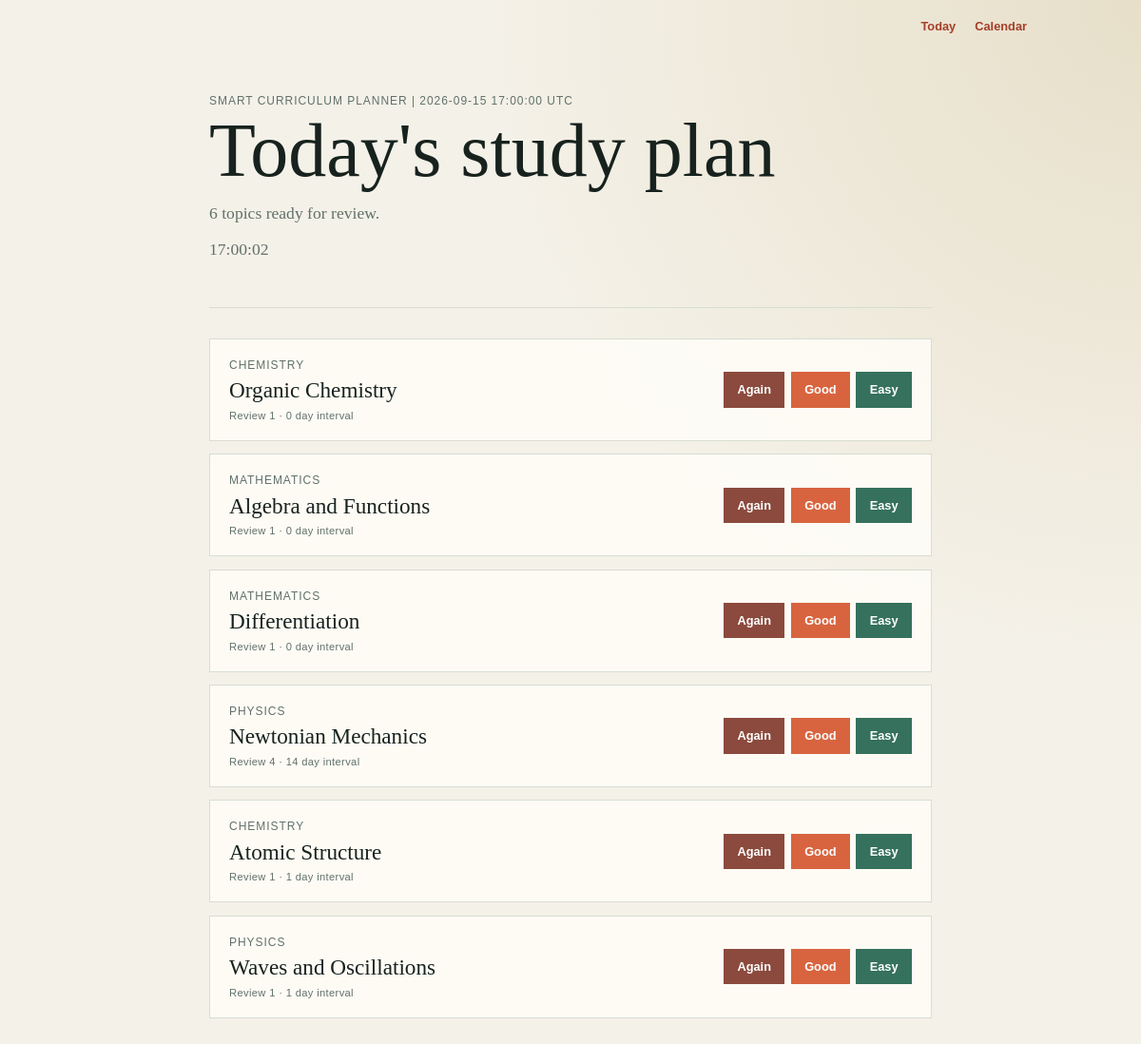
Before: / with the older database file.
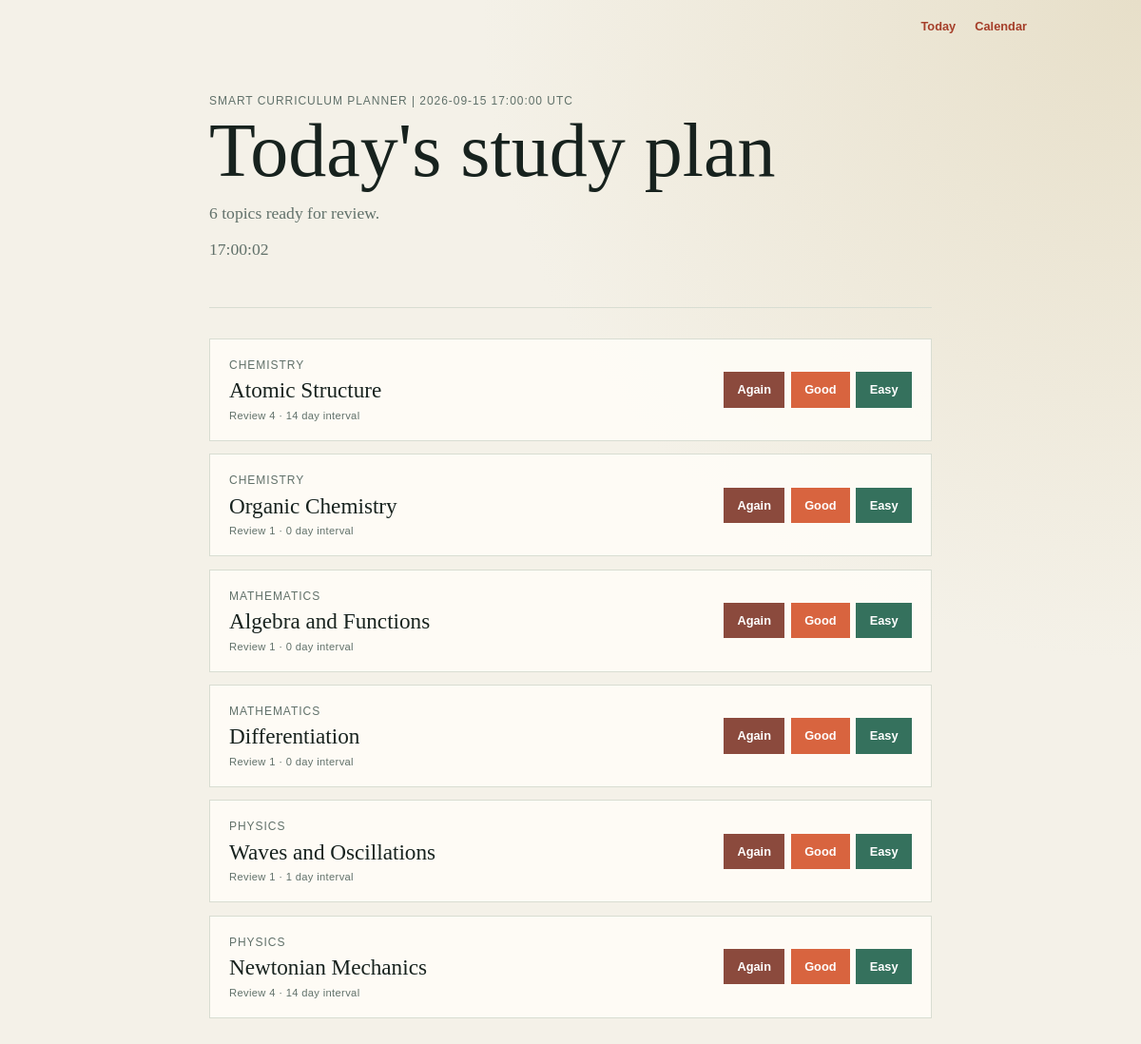
After: the same page with the newer database file.
### app.py (models this page shows, shortened)
class Topic(db.Model):
    __tablename__ = 'topics'
    id = db.Column(db.Integer, primary_key=True)
    subject = db.Column(db.String(100), nullable=False)       # e.g., "Physics"
    title = db.Column(db.String(150), nullable=False)         # e.g., "Newtonian Mechanics"
    interval = db.Column(db.Integer, default=0)               # Days until next review
    repetition = db.Column(db.Integer, default=0)             # Successful review streak
    ease_factor = db.Column(db.Float, default=2.5)            # Interval multiplier
    due_date = db.Column(db.DateTime, default=utc_now_naive) # When it should appear on the to-do list
    reviews = db.relationship('Review', back_populates='topic', cascade='all, delete-orphan')
    def review(self, grade, reviewed_at=None):
        """Apply an SM-2 review grade and schedule the next review."""
        if grade not in {1, 3, 5}:
            raise ValueError('grade must be 1, 3, or 5')
        quality_gap = 5 - grade
        self.ease_factor = max(
            1.3,
            self.ease_factor + 0.1 - quality_gap * (0.08 + quality_gap * 0.02),
        )
        if grade == 1:
            self.repetition = 0
            self.interval = 1
        elif self.repetition == 0:
            self.repetition = 1
            self.interval = 1
        elif self.repetition == 1:
            self.repetition = 2
            self.interval = 6
        else:
            self.interval = max(1, round(self.interval * self.ease_factor))
            self.repetition += 1
        review_start = reviewed_at or utc_now_naive()
        self.due_date = review_start + timedelta(days=self.interval)

### app.py (the view)
@app.route('/')
def index():
    today = local_now()
    due_topics = Topic.query.filter(
        Topic.due_date <= utc_now_naive()
    ).order_by(
        Topic.due_date.asc()
    ).all()
    return render_template('index.html', due_topics=due_topics, today=today)

### app.py (called while the page is built)
def utc_now_naive():
    return datetime.now(timezone.utc).replace(tzinfo=None)

def local_now():
    return datetime.now(timezone.utc).astimezone(LOCAL_TIMEZONE)

### templates/index.html (shortened to what this page needs)
{% extends "layout.html" %}
{% block content %}
    <main>
        <header>
            <p class="eyebrow">Smart Curriculum Planner | {{ today.strftime("%Y-%m-%d %H:%M:%S %Z") }}</p>
            <h1>Today's study plan</h1>
            <p class="summary">{{ due_topics|length }} topic{% if due_topics|length != 1 %}s{% endif %} ready for review.</p>
            <p class="summary" id="live-clock">{{ today.strftime("%H:%M:%S") }}</p>
        </header>
        {% if due_topics %}
            <section class="topic-list" aria-label="Topics due for review">
                {% for topic in due_topics %}
                    <article class="topic">
                        <div>
                            <p class="subject">{{ topic.subject }}</p>
                            <h2>{{ topic.title }}</h2>
                            <p class="meta">Review {{ topic.repetition + 1 }} · {{ topic.interval }} day interval</p>
                        </div>
                        <form method="post" action="{{ url_for('review_topic', topic_id=topic.id) }}" class="review-actions">
                            <button type="submit" name="grade" value="1" class="again">Again</button>
                            <button type="submit" name="grade" value="3">Good</button>
                            <button type="submit" name="grade" value="5" class="easy">Easy</button>
                        </form>
                    </article>
                {% endfor %}
            </section>
        {% else %}
            <section class="empty-state">
                <h2>Nothing due today</h2>
                <p>Your next review will appear here when it is scheduled.</p>
            </section>
        {% endif %}
    </main>
{% endblock %}

Changed rows visible on the page:
changed Topic "Atomic Structure": topic.repetition+1 "1" → "4"; interval "1" → "14"; moves up the list
changed Topic "Waves and Oscillations": moves up the list
